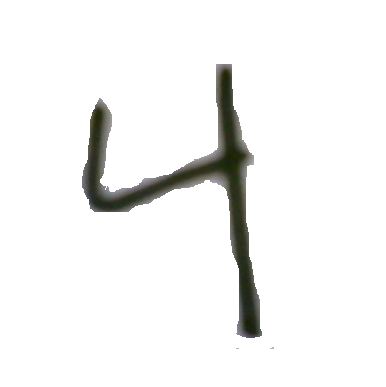
#> input picture Machine Learning-01/Feature Sacling, PCA/Feature Extraction/modified.PNG, 386 x 387 px, found by its file name
$ jupyter execute --allow-errors imageconverter.ipynb
#> lines starting #> are read from the running program, lines starting #| are printed output that depends on the picture
[cell 1]
import cv2
import matplotlib.pyplot as plt

[cell 2]
#file = r'C:file_path\file.jpg'
#test_image = cv2.imread(file, cv2.IMREAD_GRAYSCALE)
before_image = cv2.imread('before.png', cv2.IMREAD_GRAYSCALE)

[cell 3]
before_image

#> (a cell that did not finish here is left out)

#> (a cell that did not finish here is left out)

#> (a cell that did not finish here is left out)

#> (a cell that did not finish here is left out)

#> (a cell that did not finish here is left out)

#> (a cell that did not finish here is left out)

#> (a cell that did not finish here is left out)

#> (a cell that did not finish here is left out)

#> (a cell that did not finish here is left out)

#> (a cell that did not finish here is left out)

#> (a cell that did not finish here is left out)

#> (a cell that did not finish here is left out)

[cell 16]
modified_image = cv2.imread('modified.png', cv2.IMREAD_GRAYSCALE)
#> modified_image: shape (387, 386); min 28, max 255, mean 242.6
modified_image

[cell 17]
modified_image.shape
#> Out = (387, 386)

[cell 18]
plt.imshow(modified_image, cmap='gray')

[cell 19]
img_resizedM = cv2.bitwise_not(modified_image)
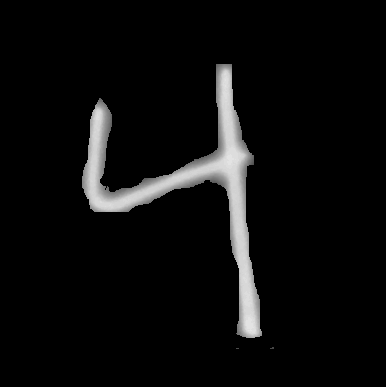
#> img_resizedM: shape (387, 386); min 0, max 227, mean 12.4
img_resizedM

[cell 20]
img_resizedM.shape
#> Out = (387, 386)

[cell 21]
plt.imshow(img_resizedM, cmap='gray')

[cell 22]
img_resizedM.shape
#> Out = (387, 386)

[cell 23]
img_resizedM = cv2.resize(img_resizedM, (28, 28), interpolation=cv2.INTER_LINEAR)
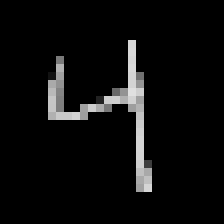
#> img_resizedM: shape (28, 28) (shown 8 times larger); min 0, max 224, mean 12.2
img_resizedM

[cell 24]
img_resizedM.shape
#> Out = (28, 28)

$ run again, with Machine Learning- 02/Feature Engineering/Encoding-1/One_hot_encoding/cat.jpg saved as Machine Learning-01/Feature Sacling, PCA/Feature Extraction/modified.PNG
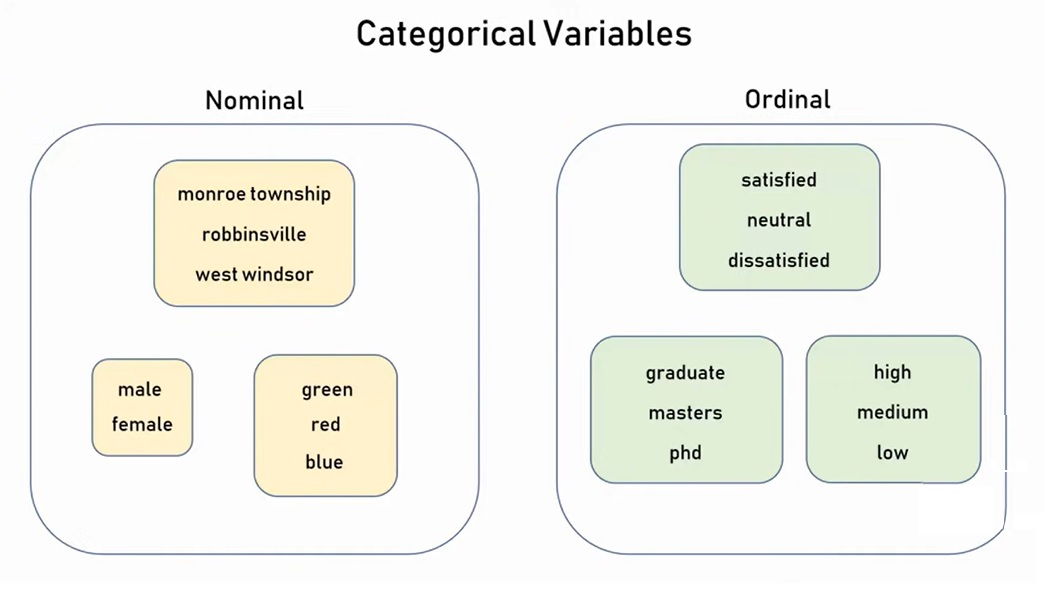
#> input picture Machine Learning- 02/Feature Engineering/Encoding-1/One_hot_encoding/cat.jpg, 1045 x 590 px, found by its file name
#> `img_resizedM = cv2.bitwise_not(modified_image)`:
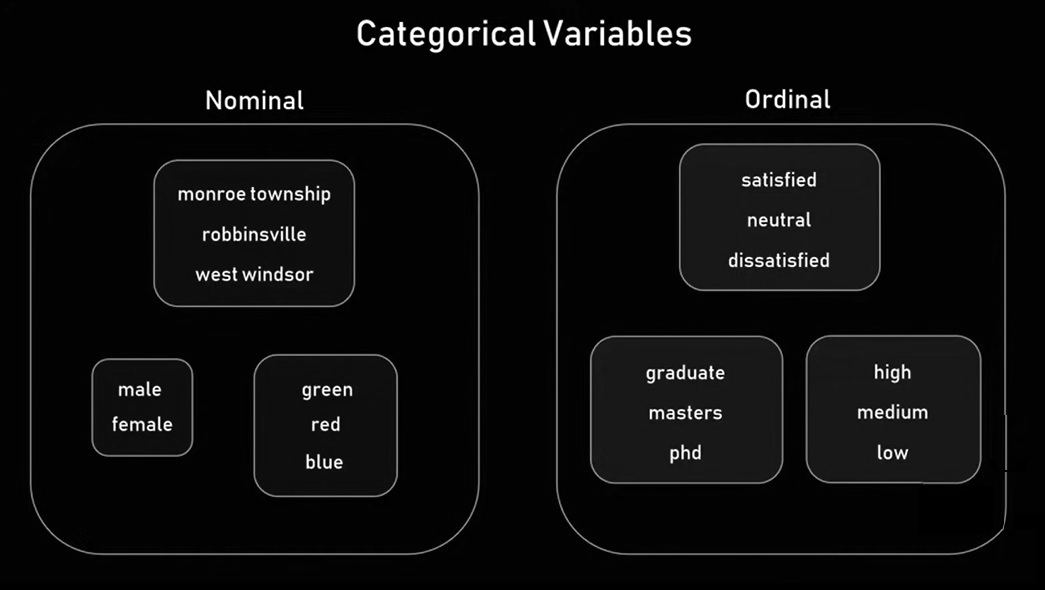
#> img_resizedM: shape (590, 1045); min 0, max 255, mean 12.2
#> `img_resizedM = cv2.resize(img_resizedM, (28, 28), interpolation=cv2.IN..`:
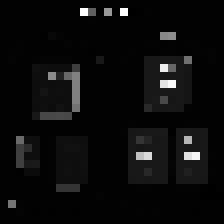
#> img_resizedM: shape (28, 28) (shown 8 times larger); min 0, max 254, mean 12

$ run again, with Machine Learning- 02/Feature Engineering/Encoding-1/One_hot_encoding/catn.jpg saved as Machine Learning-01/Feature Sacling, PCA/Feature Extraction/modified.PNG
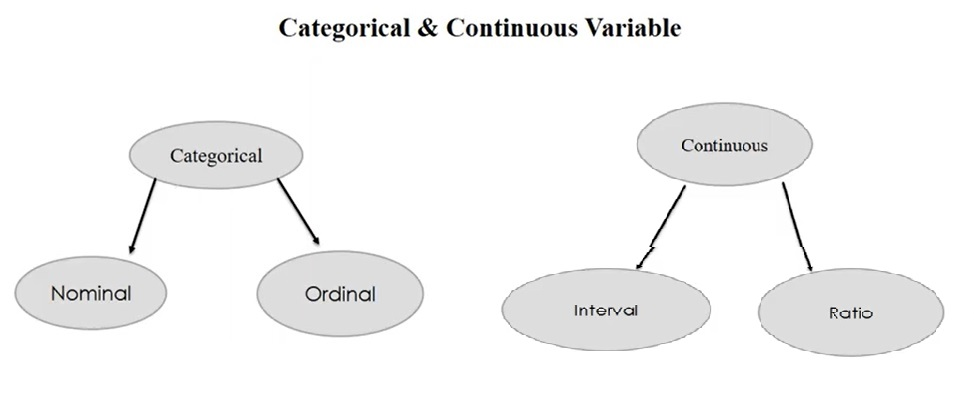
#> input picture Machine Learning- 02/Feature Engineering/Encoding-1/One_hot_encoding/catn.jpg, 974 x 410 px, found by its file name
#> `img_resizedM = cv2.bitwise_not(modified_image)`:
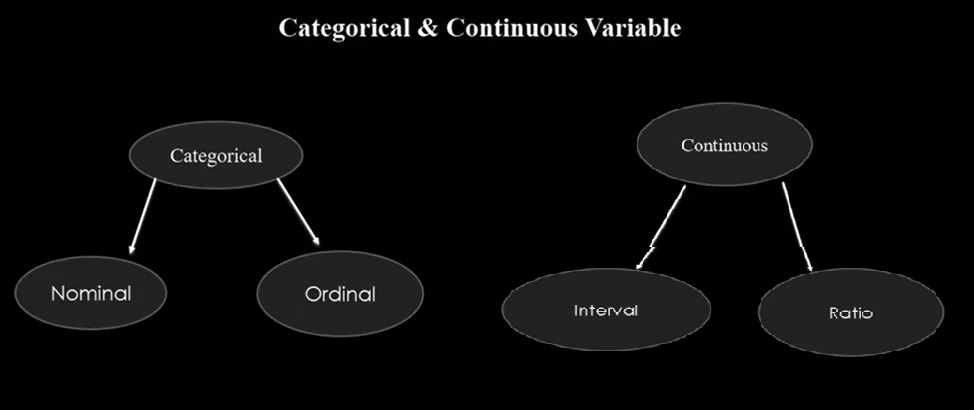
#> img_resizedM: shape (410, 974); min 0, max 255, mean 9.5
#> `img_resizedM = cv2.resize(img_resizedM, (28, 28), interpolation=cv2.IN..`:
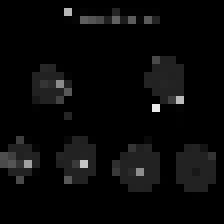
#> img_resizedM: shape (28, 28) (shown 8 times larger); min 0, max 234, mean 9.1
